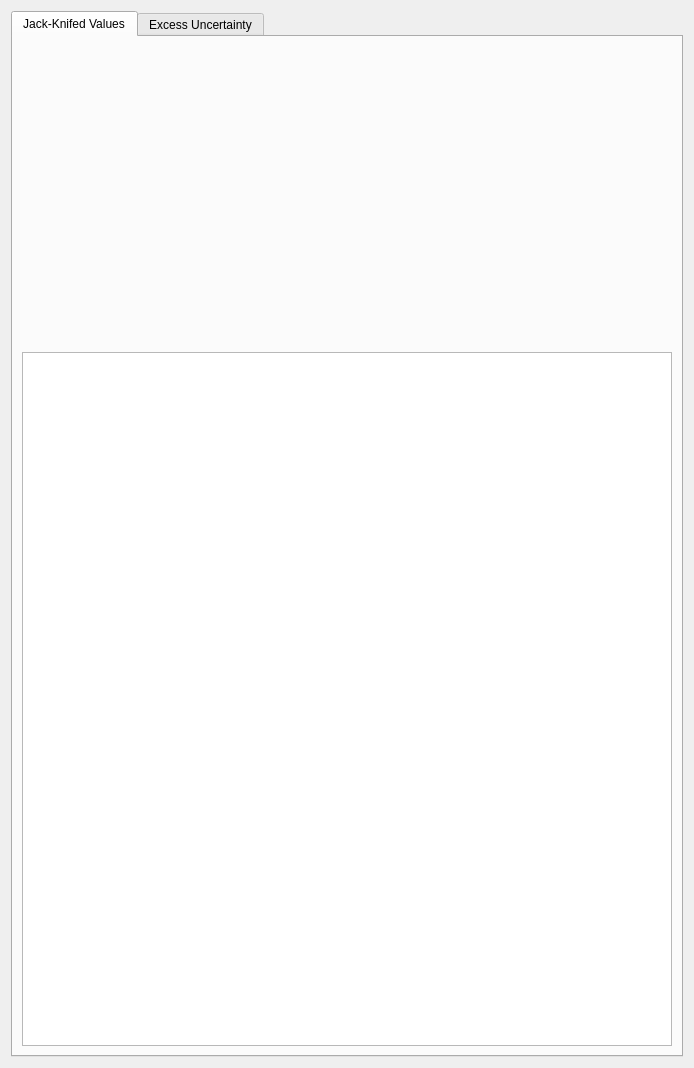
<?xml version="1.0" encoding="UTF-8"?>
<ui version="4.0">
 <class>ExcessErrorExplorer</class>
 <widget class="QWidget" name="ExcessErrorExplorer">
  <property name="geometry">
   <rect>
    <x>0</x>
    <y>0</y>
    <width>694</width>
    <height>1068</height>
   </rect>
  </property>
  <property name="sizePolicy">
   <sizepolicy hsizetype="Expanding" vsizetype="Preferred">
    <horstretch>0</horstretch>
    <verstretch>0</verstretch>
   </sizepolicy>
  </property>
  <property name="windowTitle">
   <string>Form</string>
  </property>
  <layout class="QVBoxLayout" name="verticalLayout_6">
   <item>
    <widget class="QTabWidget" name="tabWidget">
     <property name="currentIndex">
      <number>0</number>
     </property>
     <widget class="QWidget" name="jackTab">
      <property name="sizePolicy">
       <sizepolicy hsizetype="Expanding" vsizetype="Preferred">
        <horstretch>0</horstretch>
        <verstretch>0</verstretch>
       </sizepolicy>
      </property>
      <attribute name="title">
       <string>Jack-Knifed Values</string>
      </attribute>
      <layout class="QVBoxLayout" name="verticalLayout_3">
       <item>
        <layout class="QVBoxLayout" name="verticalLayout">
         <item>
          <widget class="QFrame" name="jackFrame">
           <property name="sizePolicy">
            <sizepolicy hsizetype="Expanding" vsizetype="Minimum">
             <horstretch>0</horstretch>
             <verstretch>0</verstretch>
            </sizepolicy>
           </property>
           <property name="minimumSize">
            <size>
             <width>0</width>
             <height>300</height>
            </size>
           </property>
           <property name="frameShape">
            <enum>QFrame::NoFrame</enum>
           </property>
           <property name="frameShadow">
            <enum>QFrame::Plain</enum>
           </property>
           <property name="lineWidth">
            <number>0</number>
           </property>
          </widget>
         </item>
         <item>
          <widget class="QTableView" name="jackTableView"/>
         </item>
        </layout>
       </item>
      </layout>
     </widget>
     <widget class="QWidget" name="mswdTab">
      <property name="sizePolicy">
       <sizepolicy hsizetype="Expanding" vsizetype="Preferred">
        <horstretch>0</horstretch>
        <verstretch>0</verstretch>
       </sizepolicy>
      </property>
      <attribute name="title">
       <string>Excess Uncertainty</string>
      </attribute>
      <layout class="QVBoxLayout" name="verticalLayout_5">
       <item>
        <layout class="QHBoxLayout" name="loopHLayout">
         <item>
          <widget class="QLabel" name="label">
           <property name="text">
            <string>Loop No:</string>
           </property>
          </widget>
         </item>
         <item>
          <widget class="QSpinBox" name="loopSpinBox"/>
         </item>
         <item>
          <spacer name="horizontalSpacer_3">
           <property name="orientation">
            <enum>Qt::Horizontal</enum>
           </property>
           <property name="sizeType">
            <enum>QSizePolicy::Maximum</enum>
           </property>
           <property name="sizeHint" stdset="0">
            <size>
             <width>40</width>
             <height>20</height>
            </size>
           </property>
          </spacer>
         </item>
         <item>
          <widget class="QSlider" name="loopSlider">
           <property name="orientation">
            <enum>Qt::Horizontal</enum>
           </property>
          </widget>
         </item>
        </layout>
       </item>
       <item>
        <layout class="QHBoxLayout" name="mswdHLayout">
         <item>
          <spacer name="horizontalSpacer_6">
           <property name="orientation">
            <enum>Qt::Horizontal</enum>
           </property>
           <property name="sizeHint" stdset="0">
            <size>
             <width>40</width>
             <height>20</height>
            </size>
           </property>
          </spacer>
         </item>
         <item>
          <widget class="QLabel" name="mswdLabel">
           <property name="text">
            <string>MSWD:</string>
           </property>
          </widget>
         </item>
         <item>
          <widget class="QDoubleSpinBox" name="mswdSpinBox">
           <property name="readOnly">
            <bool>true</bool>
           </property>
           <property name="buttonSymbols">
            <enum>QAbstractSpinBox::NoButtons</enum>
           </property>
           <property name="decimals">
            <number>4</number>
           </property>
           <property name="minimum">
            <double>-10000.000000000000000</double>
           </property>
           <property name="maximum">
            <double>10000.000000000000000</double>
           </property>
          </widget>
         </item>
         <item>
          <spacer name="horizontalSpacer_5">
           <property name="orientation">
            <enum>Qt::Horizontal</enum>
           </property>
           <property name="sizeType">
            <enum>QSizePolicy::Preferred</enum>
           </property>
           <property name="sizeHint" stdset="0">
            <size>
             <width>40</width>
             <height>20</height>
            </size>
           </property>
          </spacer>
         </item>
         <item>
          <widget class="QLabel" name="ExcessLabel">
           <property name="text">
            <string>Excess Uncertainty (1 RSD%):</string>
           </property>
          </widget>
         </item>
         <item>
          <widget class="QDoubleSpinBox" name="excessSpinBox">
           <property name="readOnly">
            <bool>true</bool>
           </property>
           <property name="buttonSymbols">
            <enum>QAbstractSpinBox::NoButtons</enum>
           </property>
           <property name="decimals">
            <number>4</number>
           </property>
           <property name="minimum">
            <double>-10000.000000000000000</double>
           </property>
           <property name="maximum">
            <double>10000.000000000000000</double>
           </property>
          </widget>
         </item>
        </layout>
       </item>
       <item>
        <widget class="QFrame" name="MSWDFrame">
         <property name="minimumSize">
          <size>
           <width>0</width>
           <height>300</height>
          </size>
         </property>
         <property name="frameShape">
          <enum>QFrame::NoFrame</enum>
         </property>
         <property name="frameShadow">
          <enum>QFrame::Plain</enum>
         </property>
         <property name="lineWidth">
          <number>0</number>
         </property>
        </widget>
       </item>
       <item>
        <widget class="QFrame" name="ratioFrame">
         <property name="sizePolicy">
          <sizepolicy hsizetype="Preferred" vsizetype="Maximum">
           <horstretch>0</horstretch>
           <verstretch>0</verstretch>
          </sizepolicy>
         </property>
         <property name="maximumSize">
          <size>
           <width>16777215</width>
           <height>100</height>
          </size>
         </property>
         <property name="frameShape">
          <enum>QFrame::NoFrame</enum>
         </property>
         <property name="frameShadow">
          <enum>QFrame::Plain</enum>
         </property>
         <property name="lineWidth">
          <number>0</number>
         </property>
        </widget>
       </item>
       <item>
        <widget class="QFrame" name="barFrame">
         <property name="minimumSize">
          <size>
           <width>0</width>
           <height>150</height>
          </size>
         </property>
         <property name="frameShape">
          <enum>QFrame::NoFrame</enum>
         </property>
         <property name="frameShadow">
          <enum>QFrame::Plain</enum>
         </property>
         <property name="lineWidth">
          <number>0</number>
         </property>
        </widget>
       </item>
      </layout>
     </widget>
    </widget>
   </item>
  </layout>
 </widget>
 <resources/>
 <connections/>
</ui>
